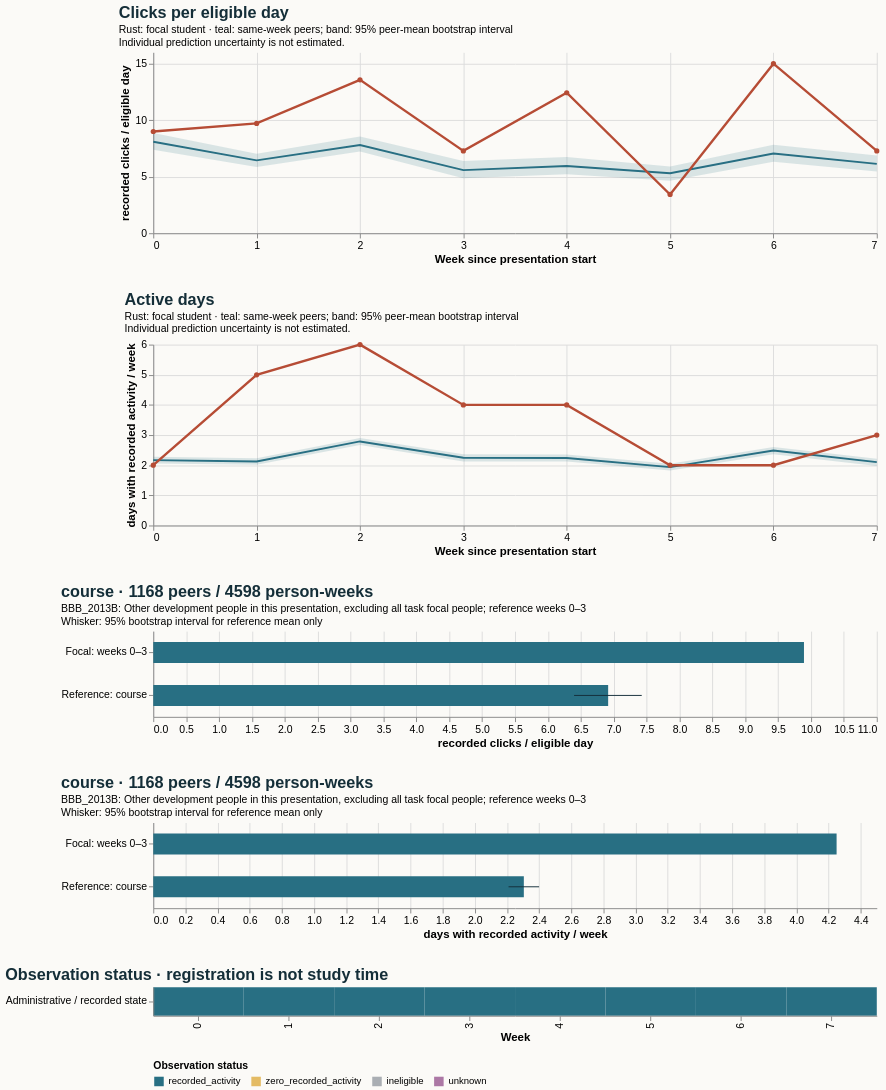

Express this chart as Vega-Lite.
### Vega-Lite specification from a JSON file in a GitHub repository (floating-point values rounded to 4 significant figures)
{"$schema": "https://vega.github.io/schema/vega-lite/v5.20.1.json", "config": {"axis": {"labelFontSize": 11, "titleFontSize": 12}, "background": "#fbfaf7", "font": "sans-serif", "title": {"anchor": "start", "color": "#142e38", "fontSize": 17, "subtitleFontSize": 11}, "view": {"continuousHeight": 300, "continuousWidth": 300, "stroke": null}}, "datasets": {"data-3a48d984c2d71a651da640ab5d022fb8": [{"eligible_days": 7.0, "end_day": 6, "logging_completeness": "unknown", "observation_status": "recorded_activity", "row": "Administrative / recorded state", "score_status": "withheld_release_time_unknown", "start_day": 0, "value": 9.0, "week": 0}, {"eligible_days": 7.0, "end_day": 13, "logging_completeness": "unknown", "observation_status": "recorded_activity", "row": "Administrative / recorded state", "score_status": "withheld_release_time_unknown", "start_day": 7, "value": 9.714, "week": 1}, {"eligible_days": 7.0, "end_day": 20, "logging_completeness": "unknown", "observation_status": "recorded_activity", "row": "Administrative / recorded state", "score_status": "withheld_release_time_unknown", "start_day": 14, "value": 13.57, "week": 2}, {"eligible_days": 7.0, "end_day": 27, "logging_completeness": "unknown", "observation_status": "recorded_activity", "row": "Administrative / recorded state", "score_status": "withheld_release_time_unknown", "start_day": 21, "value": 7.286, "week": 3}, {"eligible_days": 7.0, "end_day": 34, "logging_completeness": "unknown", "observation_status": "recorded_activity", "row": "Administrative / recorded state", "score_status": "withheld_release_time_unknown", "start_day": 28, "value": 12.43, "week": 4}, {"eligible_days": 7.0, "end_day": 41, "logging_completeness": "unknown", "observation_status": "recorded_activity", "row": "Administrative / recorded state", "score_status": "withheld_release_time_unknown", "start_day": 35, "value": 3.429, "week": 5}, {"eligible_days": 7.0, "end_day": 48, "logging_completeness": "unknown", "observation_status": "recorded_activity", "row": "Administrative / recorded state", "score_status": "withheld_release_time_unknown", "start_day": 42, "value": 15.0, "week": 6}, {"eligible_days": 7.0, "end_day": 55, "logging_completeness": "unknown", "observation_status": "recorded_activity", "row": "Administrative / recorded state", "score_status": "withheld_release_time_unknown", "start_day": 49, "value": 7.286, "week": 7}], "data-5af5d75da88389311f8a2e337ac058a9": [{"end_day": 6, "focal_value": 9.0, "peer_ci_high": 8.876, "peer_ci_low": 7.379, "peer_mean": 8.09, "peer_observations": 1167, "peer_people": 1167, "reference": "course", "unit": "recorded clicks / eligible day", "week": 0}, {"end_day": 13, "focal_value": 9.714, "peer_ci_high": 7.042, "peer_ci_low": 5.851, "peer_mean": 6.449, "peer_observations": 1159, "peer_people": 1159, "reference": "course", "unit": "recorded clicks / eligible day", "week": 1}, {"end_day": 20, "focal_value": 13.57, "peer_ci_high": 8.548, "peer_ci_low": 7.225, "peer_mean": 7.8, "peer_observations": 1140, "peer_people": 1140, "reference": "course", "unit": "recorded clicks / eligible day", "week": 2}, {"end_day": 27, "focal_value": 7.286, "peer_ci_high": 6.385, "peer_ci_low": 4.863, "peer_mean": 5.586, "peer_observations": 1132, "peer_people": 1132, "reference": "course", "unit": "recorded clicks / eligible day", "week": 3}, {"end_day": 34, "focal_value": 12.43, "peer_ci_high": 6.748, "peer_ci_low": 5.207, "peer_mean": 5.952, "peer_observations": 1093, "peer_people": 1093, "reference": "course", "unit": "recorded clicks / eligible day", "week": 4}, {"end_day": 41, "focal_value": 3.429, "peer_ci_high": 5.908, "peer_ci_low": 4.649, "peer_mean": 5.31, "peer_observations": 1086, "peer_people": 1086, "reference": "course", "unit": "recorded clicks / eligible day", "week": 5}, {"end_day": 48, "focal_value": 15.0, "peer_ci_high": 7.832, "peer_ci_low": 6.325, "peer_mean": 7.057, "peer_observations": 1075, "peer_people": 1075, "reference": "course", "unit": "recorded clicks / eligible day", "week": 6}, {"end_day": 55, "focal_value": 7.286, "peer_ci_high": 6.876, "peer_ci_low": 5.467, "peer_mean": 6.139, "peer_observations": 1059, "peer_people": 1059, "reference": "course", "unit": "recorded clicks / eligible day", "week": 7}], "data-bbc2d7db9401f3d7303191ec5a9a1857": [{"hi": null, "lo": null, "series": "Focal: weeks 0–3", "value": 9.893}, {"hi": 7.426, "lo": 6.398, "series": "Reference: course", "value": 6.916}], "data-c6094c4d1e963f8b1b5aeef44e69aead": [{"hi": null, "lo": null, "series": "Focal: weeks 0–3", "value": 4.25}, {"hi": 2.4, "lo": 2.21, "series": "Reference: course", "value": 2.305}], "data-de1787ea8c8627942eb03c83d61e839c": [{"end_day": 6, "focal_value": 2.0, "peer_ci_high": 2.277, "peer_ci_low": 2.053, "peer_mean": 2.168, "peer_observations": 1167, "peer_people": 1167, "reference": "course", "unit": "days with recorded activity / week", "week": 0}, {"end_day": 13, "focal_value": 5.0, "peer_ci_high": 2.23, "peer_ci_low": 2.019, "peer_mean": 2.123, "peer_observations": 1159, "peer_people": 1159, "reference": "course", "unit": "days with recorded activity / week", "week": 1}, {"end_day": 20, "focal_value": 6.0, "peer_ci_high": 2.907, "peer_ci_low": 2.673, "peer_mean": 2.789, "peer_observations": 1140, "peer_people": 1140, "reference": "course", "unit": "days with recorded activity / week", "week": 2}, {"end_day": 27, "focal_value": 4.0, "peer_ci_high": 2.365, "peer_ci_low": 2.124, "peer_mean": 2.246, "peer_observations": 1132, "peer_people": 1132, "reference": "course", "unit": "days with recorded activity / week", "week": 3}, {"end_day": 34, "focal_value": 4.0, "peer_ci_high": 2.359, "peer_ci_low": 2.119, "peer_mean": 2.237, "peer_observations": 1093, "peer_people": 1093, "reference": "course", "unit": "days with recorded activity / week", "week": 4}, {"end_day": 41, "focal_value": 2.0, "peer_ci_high": 2.051, "peer_ci_low": 1.826, "peer_mean": 1.936, "peer_observations": 1086, "peer_people": 1086, "reference": "course", "unit": "days with recorded activity / week", "week": 5}, {"end_day": 48, "focal_value": 2.0, "peer_ci_high": 2.604, "peer_ci_low": 2.363, "peer_mean": 2.486, "peer_observations": 1075, "peer_people": 1075, "reference": "course", "unit": "days with recorded activity / week", "week": 6}, {"end_day": 55, "focal_value": 3.0, "peer_ci_high": 2.215, "peer_ci_low": 1.978, "peer_mean": 2.104, "peer_observations": 1059, "peer_people": 1059, "reference": "course", "unit": "days with recorded activity / week", "week": 7}]}, "resolve": {"scale": {"color": "independent"}}, "spacing": 28, "vconcat": [{"data": {"name": "data-5af5d75da88389311f8a2e337ac058a9"}, "height": 190, "layer": [{"encoding": {"x": {"axis": {"tickMinStep": 1}, "field": "week", "title": "Week since presentation start", "type": "quantitative"}, "y": {"field": "peer_ci_low", "scale": {"zero": true}, "title": "recorded clicks / eligible day", "type": "quantitative"}, "y2": {"field": "peer_ci_high"}}, "mark": {"color": "#286f83", "opacity": 0.16, "type": "area"}}, {"encoding": {"tooltip": [{"field": "week", "type": "quantitative"}, {"field": "peer_mean", "type": "quantitative"}, {"field": "peer_people", "type": "quantitative"}, {"field": "peer_observations", "type": "quantitative"}], "x": {"field": "week", "type": "quantitative"}, "y": {"field": "peer_mean", "type": "quantitative"}}, "mark": {"color": "#286f83", "strokeWidth": 2, "type": "line"}}, {"encoding": {"tooltip": [{"field": "week", "type": "quantitative"}, {"field": "focal_value", "type": "quantitative"}], "x": {"field": "week", "type": "quantitative"}, "y": {"field": "focal_value", "type": "quantitative"}}, "mark": {"color": "#b64c35", "point": {"color": "#b64c35"}, "strokeWidth": 2.5, "type": "line"}}], "title": {"subtitle": ["Rust: focal student · teal: same-week peers; band: 95% peer-mean bootstrap interval", "Individual prediction uncertainty is not estimated."], "text": "Clicks per eligible day"}, "width": 760}, {"data": {"name": "data-de1787ea8c8627942eb03c83d61e839c"}, "height": 190, "layer": [{"encoding": {"x": {"axis": {"tickMinStep": 1}, "field": "week", "title": "Week since presentation start", "type": "quantitative"}, "y": {"field": "peer_ci_low", "scale": {"zero": true}, "title": "days with recorded activity / week", "type": "quantitative"}, "y2": {"field": "peer_ci_high"}}, "mark": {"color": "#286f83", "opacity": 0.16, "type": "area"}}, {"encoding": {"tooltip": [{"field": "week", "type": "quantitative"}, {"field": "peer_mean", "type": "quantitative"}, {"field": "peer_people", "type": "quantitative"}, {"field": "peer_observations", "type": "quantitative"}], "x": {"field": "week", "type": "quantitative"}, "y": {"field": "peer_mean", "type": "quantitative"}}, "mark": {"color": "#286f83", "strokeWidth": 2, "type": "line"}}, {"encoding": {"tooltip": [{"field": "week", "type": "quantitative"}, {"field": "focal_value", "type": "quantitative"}], "x": {"field": "week", "type": "quantitative"}, "y": {"field": "focal_value", "type": "quantitative"}}, "mark": {"color": "#b64c35", "point": {"color": "#b64c35"}, "strokeWidth": 2.5, "type": "line"}}], "title": {"subtitle": ["Rust: focal student · teal: same-week peers; band: 95% peer-mean bootstrap interval", "Individual prediction uncertainty is not estimated."], "text": "Active days"}, "width": 760}, {"data": {"name": "data-bbc2d7db9401f3d7303191ec5a9a1857"}, "height": 90, "layer": [{"encoding": {"x": {"field": "value", "scale": {"domain": [0, 10.39], "zero": true}, "title": "recorded clicks / eligible day", "type": "quantitative"}, "y": {"field": "series", "sort": null, "title": null, "type": "nominal"}}, "mark": {"color": "#286f83", "size": 22, "type": "bar"}}, {"encoding": {"x": {"field": "lo", "type": "quantitative"}, "x2": {"field": "hi"}, "y": {"field": "series", "sort": null, "title": null, "type": "nominal"}}, "mark": {"color": "#142e38", "type": "rule"}}], "title": {"subtitle": ["BBB_2013B: Other development people in this presentation, excluding all task focal people; reference weeks 0–3", "Whisker: 95% bootstrap interval for reference mean only"], "text": "course · 1168 peers / 4598 person-weeks"}, "width": 760}, {"data": {"name": "data-c6094c4d1e963f8b1b5aeef44e69aead"}, "height": 90, "layer": [{"encoding": {"x": {"field": "value", "scale": {"domain": [0, 4.463], "zero": true}, "title": "days with recorded activity / week", "type": "quantitative"}, "y": {"field": "series", "sort": null, "title": null, "type": "nominal"}}, "mark": {"color": "#286f83", "size": 22, "type": "bar"}}, {"encoding": {"x": {"field": "lo", "type": "quantitative"}, "x2": {"field": "hi"}, "y": {"field": "series", "sort": null, "title": null, "type": "nominal"}}, "mark": {"color": "#142e38", "type": "rule"}}], "title": {"subtitle": ["BBB_2013B: Other development people in this presentation, excluding all task focal people; reference weeks 0–3", "Whisker: 95% bootstrap interval for reference mean only"], "text": "course · 1168 peers / 4598 person-weeks"}, "width": 760}, {"data": {"name": "data-3a48d984c2d71a651da640ab5d022fb8"}, "encoding": {"color": {"field": "observation_status", "legend": {"labelLimit": 260, "orient": "bottom"}, "scale": {"domain": ["recorded_activity", "zero_recorded_activity", "ineligible", "unknown"], "range": ["#286f83", "#e4bb64", "#aaaeb3", "#ac78a5"]}, "title": "Observation status", "type": "nominal"}, "tooltip": [{"field": "week", "type": "quantitative"}, {"field": "eligible_days", "type": "quantitative"}, {"field": "observation_status", "type": "nominal"}, {"field": "logging_completeness", "type": "nominal"}], "x": {"field": "week", "title": "Week", "type": "ordinal"}, "y": {"field": "row", "title": null, "type": "nominal"}}, "height": 30, "mark": {"type": "rect"}, "title": "Observation status · registration is not study time", "width": 760}]}
